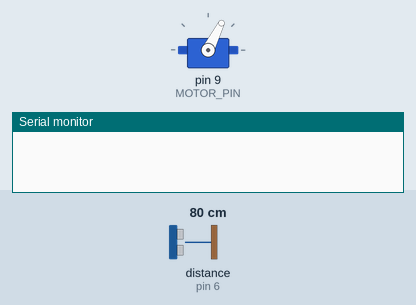
The sketch below on a simulated Arduino Uno, built with avr-gcc and run on an emulated ATmega328P. Shown: servo, the last lines printed to the serial monitor. Wiring (inferred from the names in the program): ultrasonic range finder: trigger pin 7; echo pin 6. The inputs (shaded band) are chosen by the test bench; at power-on: distance to the obstacle (sensor on pin 6) 80 cm. The echo pulse lasts 58.3 µs per cm.

Above: at 1.5 s.
1.6 s: distance to the obstacle (sensor on pin 6) set to 120 cm
At 1.99 s:
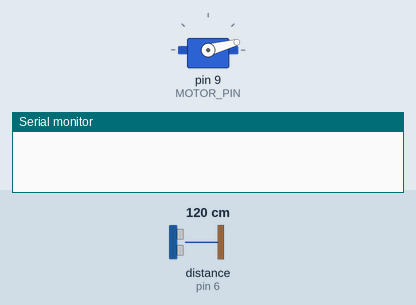
4.6 s: distance to the obstacle (sensor on pin 6) set to 2 cm
6.1 s: distance to the obstacle (sensor on pin 6) set to 35 cm
At 6.41 s:
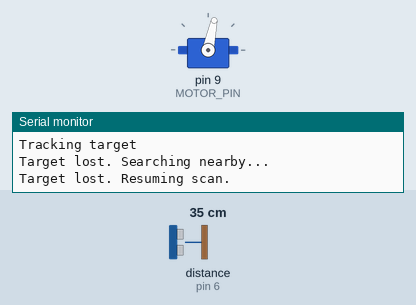
At 7.05 s:
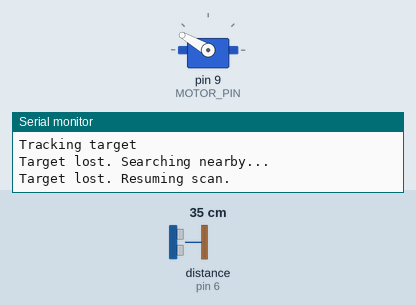
Timing chart, 0 to 15.1 s (numbered marks = the images above; inputs shaded):
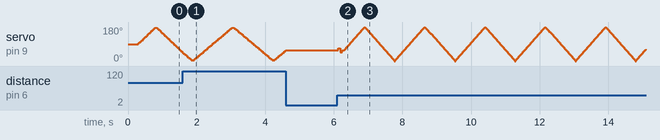

The sketch:

sketch_oct29a.ino
```cpp
#include <Servo.h>

Servo motor;

#define MOTOR_PIN 9
#define TRIGGER_PIN 7
#define ECHO_PIN 6

#define MAX_DISTANCE 250  //rand chose dist
#define TARGET_DISTANCE 20  //if less than 20cm then detect

int angle = 90;  //start
int direction = 1;  //choose left or right based on polarity of the sign
int lastTargetAngle = 90;  //old pos

bool tracking = false;  //is tracking? flag

void setup() {
  motor.attach(MOTOR_PIN);
  pinMode(TRIGGER_PIN, OUTPUT);
  pinMode(ECHO_PIN, INPUT);

  Serial.begin(9600);
  motor.write(angle);
  delay(300);
}

float ultrasonic() {
  digitalWrite(TRIGGER_PIN, LOW);
  delayMicroseconds(2);
  digitalWrite(TRIGGER_PIN, HIGH);
  delayMicroseconds(10);
  digitalWrite(TRIGGER_PIN, LOW);

  unsigned long duration = pulseIn(ECHO_PIN, HIGH, 15000);

  if (duration == 0) return -1;

  float distance = duration * 0.0343 / 2.0;

  if (distance > MAX_DISTANCE) return -1;

  return distance;
}

bool detectTarget() {
  float distance = ultrasonic();

  if (distance > 0 && distance <= TARGET_DISTANCE) {
    Serial.print("Target: ");
    Serial.print(distance);
    Serial.println(" cm");
    return true;
  }

  return false;
}

void moveTo(int targetAngle, int waitTime) {
  angle = constrain(targetAngle, 0, 180);
  motor.write(angle);
  delay(waitTime);
}

bool checkAngle(int targetAngle) {
  moveTo(targetAngle, 55);  //55ms dlay

  if (detectTarget()) {
    lastTargetAngle = angle;
    tracking = true;
    Serial.println("target reacquired!");
    return true;
  }

  return false;
}

bool recoverTarget() {
  Serial.println("Target lost. Searching nearby...");

  int center = lastTargetAngle;

  // see 10 degrees right
  if (checkAngle(center + 10))
    return true;

  // see 10 degrees left
  if (checkAngle(center - 10))
    return true;

  // return to old pos (couldnt find)
  moveTo(center, 55);  // 55ms delay

  tracking = false;
  Serial.println("Target lost. Resuming scan.");

  return false;
}

void loop() {
  if (tracking) {
    moveTo(lastTargetAngle, 25);  // delay 25ms

    if (detectTarget()) {
      Serial.println("Tracking target");
      return;
    }

    recoverTarget();
    return;
  }

  // Fast scanning
  moveTo(angle + direction * 3, 12);  // 12ms wait time, and 3 step movement

  if (detectTarget()) {
    tracking = true;
    lastTargetAngle = angle;
    Serial.println("Target acquired!");
    return;
  }

  // Reverse at boundaries
  if (angle >= 180) {
    direction = -1;
  } else if (angle <= 0) {
    direction = 1;
  }
}
```

Measured:
- after the input at 4.6 s, servo on pin 9 (MOTOR_PIN): stays 57° (without the input it goes to 63° after 0.03 s)
